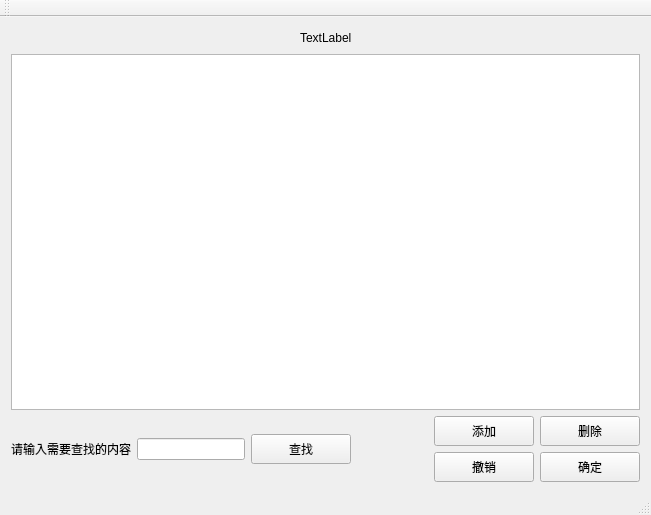
<?xml version="1.0" encoding="UTF-8"?>
<ui version="4.0">
 <class>MainWindow</class>
 <widget class="QMainWindow" name="MainWindow">
  <property name="geometry">
   <rect>
    <x>0</x>
    <y>0</y>
    <width>651</width>
    <height>515</height>
   </rect>
  </property>
  <property name="windowTitle">
   <string>MainWindow</string>
  </property>
  <widget class="QWidget" name="centralWidget">
   <layout class="QVBoxLayout" name="verticalLayout">
    <item>
     <layout class="QGridLayout" name="gridLayout_2">
      <item row="1" column="0" colspan="3">
       <widget class="QTableView" name="tableView"/>
      </item>
      <item row="0" column="1">
       <widget class="QLabel" name="nameLabel">
        <property name="text">
         <string>TextLabel</string>
        </property>
       </widget>
      </item>
      <item row="0" column="2">
       <spacer name="horizontalSpacer_2">
        <property name="orientation">
         <enum>Qt::Horizontal</enum>
        </property>
        <property name="sizeHint" stdset="0">
         <size>
          <width>40</width>
          <height>20</height>
         </size>
        </property>
       </spacer>
      </item>
      <item row="0" column="0">
       <spacer name="horizontalSpacer">
        <property name="orientation">
         <enum>Qt::Horizontal</enum>
        </property>
        <property name="sizeHint" stdset="0">
         <size>
          <width>40</width>
          <height>20</height>
         </size>
        </property>
       </spacer>
      </item>
     </layout>
    </item>
    <item>
     <layout class="QHBoxLayout" name="horizontalLayout_2">
      <item>
       <layout class="QHBoxLayout" name="horizontalLayout">
        <property name="spacing">
         <number>6</number>
        </property>
        <item>
         <widget class="QLabel" name="searchLabel">
          <property name="text">
           <string>请输入需要查找的内容</string>
          </property>
         </widget>
        </item>
        <item>
         <widget class="QLineEdit" name="searchInput"/>
        </item>
        <item>
         <widget class="QPushButton" name="searchButton">
          <property name="minimumSize">
           <size>
            <width>100</width>
            <height>30</height>
           </size>
          </property>
          <property name="text">
           <string>查找</string>
          </property>
         </widget>
        </item>
        <item>
         <spacer name="horizontalSpacer_3">
          <property name="orientation">
           <enum>Qt::Horizontal</enum>
          </property>
          <property name="sizeHint" stdset="0">
           <size>
            <width>40</width>
            <height>20</height>
           </size>
          </property>
         </spacer>
        </item>
       </layout>
      </item>
      <item>
       <layout class="QGridLayout" name="gridLayout">
        <item row="0" column="0">
         <widget class="QPushButton" name="addButton">
          <property name="minimumSize">
           <size>
            <width>100</width>
            <height>30</height>
           </size>
          </property>
          <property name="text">
           <string>添加</string>
          </property>
         </widget>
        </item>
        <item row="0" column="1">
         <widget class="QPushButton" name="delButton">
          <property name="minimumSize">
           <size>
            <width>100</width>
            <height>30</height>
           </size>
          </property>
          <property name="text">
           <string>删除</string>
          </property>
         </widget>
        </item>
        <item row="1" column="0">
         <widget class="QPushButton" name="cancelButton">
          <property name="minimumSize">
           <size>
            <width>100</width>
            <height>30</height>
           </size>
          </property>
          <property name="text">
           <string>撤销</string>
          </property>
         </widget>
        </item>
        <item row="1" column="1">
         <widget class="QPushButton" name="sureButton">
          <property name="minimumSize">
           <size>
            <width>100</width>
            <height>30</height>
           </size>
          </property>
          <property name="text">
           <string>确定</string>
          </property>
         </widget>
        </item>
       </layout>
      </item>
     </layout>
    </item>
   </layout>
  </widget>
  <widget class="QMenuBar" name="menuBar">
   <property name="geometry">
    <rect>
     <x>0</x>
     <y>0</y>
     <width>651</width>
     <height>22</height>
    </rect>
   </property>
  </widget>
  <widget class="QToolBar" name="mainToolBar">
   <property name="iconSize">
    <size>
     <width>32</width>
     <height>64</height>
    </size>
   </property>
   <property name="toolButtonStyle">
    <enum>Qt::ToolButtonIconOnly</enum>
   </property>
   <attribute name="toolBarArea">
    <enum>TopToolBarArea</enum>
   </attribute>
   <attribute name="toolBarBreak">
    <bool>false</bool>
   </attribute>
  </widget>
  <widget class="QStatusBar" name="statusBar"/>
 </widget>
 <layoutdefault spacing="6" margin="11"/>
 <resources/>
 <connections/>
</ui>
